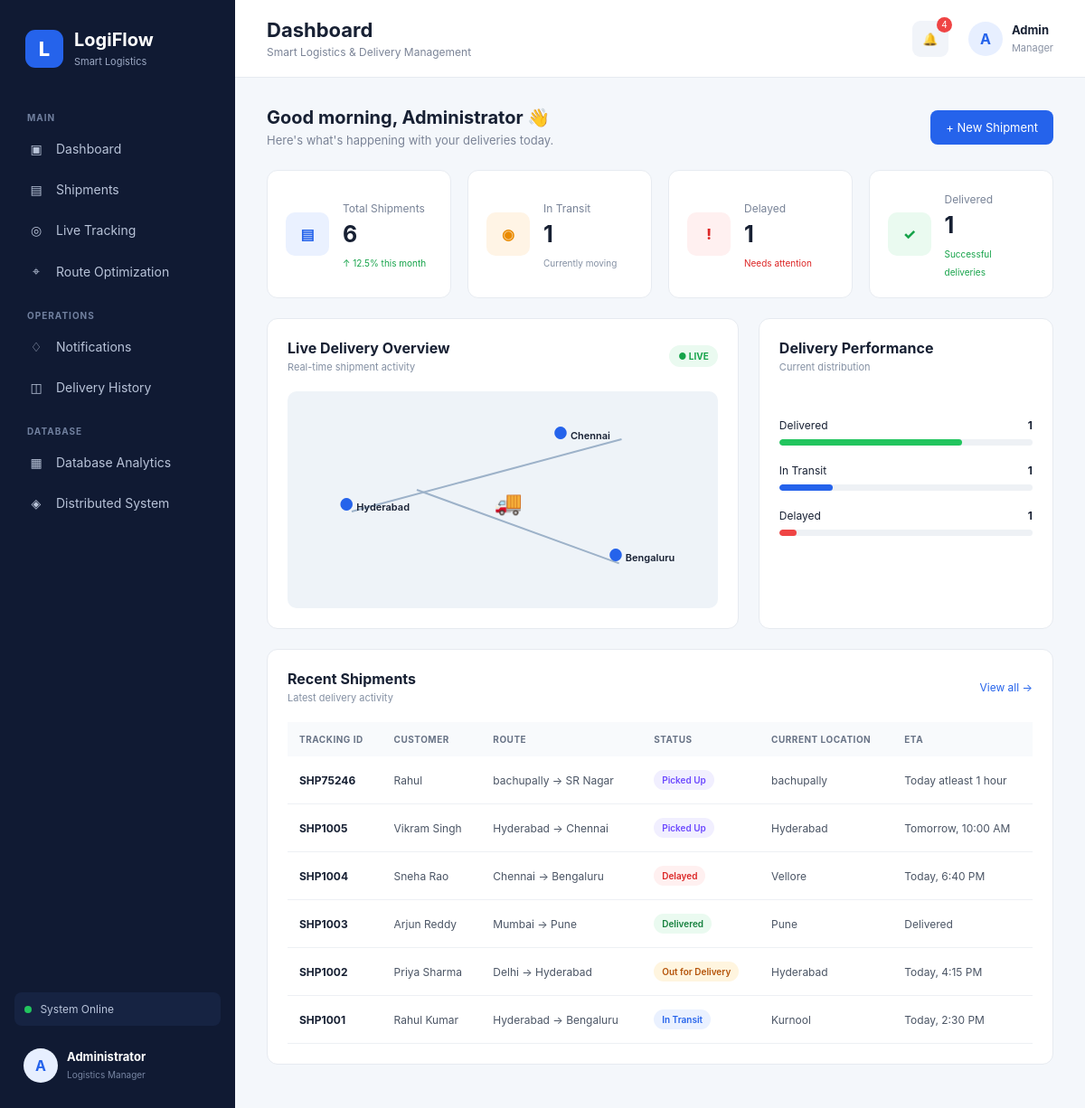
The page / on the database its author committed.
### tables this page shows
CREATE TABLE shipments (
        id INTEGER PRIMARY KEY AUTOINCREMENT,
        tracking_id TEXT UNIQUE NOT NULL,
        customer TEXT NOT NULL,
        pickup TEXT NOT NULL,
        destination TEXT NOT NULL,
        package_type TEXT NOT NULL,
        status TEXT NOT NULL,
        current_location TEXT NOT NULL,
        estimated_delivery TEXT NOT NULL,
        priority TEXT NOT NULL,
        created_at TIMESTAMP DEFAULT CURRENT_TIMESTAMP
    );

### app.py (the view)
@app.route("/")
def dashboard():
    db = get_db()
    total = db.execute(
        "SELECT COUNT(*) AS count FROM shipments"
    ).fetchone()["count"]
    in_transit = db.execute(
        "SELECT COUNT(*) AS count FROM shipments WHERE status='In Transit'"
    ).fetchone()["count"]
    delayed = db.execute(
        "SELECT COUNT(*) AS count FROM shipments WHERE status='Delayed'"
    ).fetchone()["count"]
    delivered = db.execute(
        "SELECT COUNT(*) AS count FROM shipments WHERE status='Delivered'"
    ).fetchone()["count"]
    recent = db.execute("""
        SELECT *
        FROM shipments
        ORDER BY id DESC
        LIMIT 6
    """).fetchall()
    db.close()
    return render_template(
        "dashboard.html",
        total=total,
        in_transit=in_transit,
        delayed=delayed,
        delivered=delivered,
        recent=recent
    )

### database.py (called while the page is built)
def get_db():
    connection = sqlite3.connect(DATABASE)
    connection.row_factory = sqlite3.Row
    return connection

### templates/dashboard.html (shortened to what this page needs)
{% extends "base.html" %}
{% block page_title %}
Dashboard
{% endblock %}
{% block content %}
<div class="welcome-row">
    <div>
        <h2>Good morning, Administrator 👋</h2>
        <p>
            Here's what's happening with your deliveries today.
        </p>
    </div>
    <a href="{{ url_for('add_shipment') }}"
       class="primary-button">
        + New Shipment
    </a>
</div>
<div class="stats-grid">
    <div class="stat-card">
        <div class="stat-icon blue">▤</div>
        <div>
            <span>Total Shipments</span>
            <h2>{{ total }}</h2>
            <small class="positive">↑ 12.5% this month</small>
        </div>
    </div>
    <div class="stat-card">
        <div class="stat-icon orange">◉</div>
        <div>
            <span>In Transit</span>
            <h2>{{ in_transit }}</h2>
            <small>Currently moving</small>
        </div>
    </div>
    <div class="stat-card">
        <div class="stat-icon red">!</div>
        <div>
            <span>Delayed</span>
            <h2>{{ delayed }}</h2>
            <small class="negative">Needs attention</small>
        </div>
    </div>
    <div class="stat-card">
        <div class="stat-icon green">✓</div>
        <div>
            <span>Delivered</span>
            <h2>{{ delivered }}</h2>
            <small class="positive">Successful deliveries</small>
        </div>
    </div>
</div>
<div class="dashboard-grid">
    <div class="panel map-panel">
        <div class="panel-header">
            <div>
                <h3>Live Delivery Overview</h3>
                <p>Real-time shipment activity</p>
            </div>
            <span class="live-badge">
                ● LIVE
            </span>
        </div>
        <div class="map-area">
            <div class="map-line line-one"></div>
            <div class="map-line line-two"></div>
            <div class="location location-one">
                <span>●</span>
                Hyderabad
            </div>
            <div class="truck">🚚</div>
            <div class="location location-two">
                <span>●</span>
                Bengaluru
            </div>
            <div class="location location-three">
                <span>●</span>
                Chennai
            </div>
        </div>
    </div>
    <div class="panel">
        <div class="panel-header">
            <div>
                <h3>Delivery Performance</h3>
                <p>Current distribution</p>
            </div>
        </div>
        <div class="performance">
            <div class="performance-row">
                <span>Delivered</span>
                <strong>{{ delivered }}</strong>
            </div>
            <div class="progress">
                <div class="progress-green"
                     style="width:72%">
                </div>
            </div>
            <div class="performance-row">
                <span>In Transit</span>
                <strong>{{ in_transit }}</strong>
            </div>
            <div class="progress">
                <div class="progress-blue"
                     style="width:21%">
                </div>
            </div>
            <div class="performance-row">
                <span>Delayed</span>
                <strong>{{ delayed }}</strong>
            </div>
            <div class="progress">
                <div class="progress-red"
                     style="width:7%">
                </div>
            </div>
        </div>
    </div>
</div>
<div class="panel">
    <div class="panel-header">
        <div>
            <h3>Recent Shipments</h3>
            <p>Latest delivery activity</p>
        </div>
        <a href="{{ url_for('shipments') }}"
           class="view-link">
            View all →
        </a>
    </div>
    <div class="table-wrapper">
        <table>
            <thead>
                <tr>
                    <th>Tracking ID</th>
                    <th>Customer</th>
                    <th>Route</th>
                    <th>Status</th>
                    <th>Current Location</th>
                    <th>ETA</th>
                </tr>
            </thead>
            <tbody>
            {% for shipment in recent %}
                <tr>
                    <td>
                        <strong>{{ shipment.tracking_id }}</strong>
                    </td>
                    <td>{{ shipment.customer }}</td>
                    <td>
                        {{ shipment.pickup }}
                        →
                        {{ shipment.destination }}
                    </td>
                    <td>
                        <span class="status {{ shipment.status|lower|replace(' ', '-') }}">
                            {{ shipment.status }}
                        </span>
                    </td>
                    <td>{{ shipment.current_location }}</td>
                    <td>{{ shipment.estimated_delivery }}</td>
                </tr>
            {% endfor %}
            </tbody>
        </table>
    </div>
</div>
{% endblock %}

### templates/base.html (shortened to what this page needs)
<!DOCTYPE html>
<html lang="en">
<head>
    <link rel="stylesheet"
          href="{{ url_for('static', filename='style.css') }}">
</head>
<body>
<div class="app-container">
    <aside class="sidebar">
        <div class="brand">
            <div class="brand-icon">L</div>
            <div>
                <h2>LogiFlow</h2>
                <span>Smart Logistics</span>
            </div>
        </div>
        <div class="menu-title">MAIN</div>
        <a href="{{ url_for('dashboard') }}"
           class="menu-item">
            <span>▣</span>
            Dashboard
        </a>
        <a href="{{ url_for('shipments') }}"
           class="menu-item">
            <span>▤</span>
            Shipments
        </a>
        <a href="{{ url_for('tracking') }}"
           class="menu-item">
            <span>◎</span>
            Live Tracking
        </a>
        <a href="{{ url_for('routes') }}"
           class="menu-item">
            <span>⌖</span>
            Route Optimization
        </a>
        <div class="menu-title">OPERATIONS</div>
        <a href="{{ url_for('notifications') }}"
           class="menu-item">
            <span>♢</span>
            Notifications
        </a>
        <a href="{{ url_for('history') }}"
           class="menu-item">
            <span>◫</span>
            Delivery History
        </a>
        <div class="menu-title">DATABASE</div>
        <a href="{{ url_for('database') }}"
           class="menu-item">
            <span>▦</span>
            Database Analytics
        </a>
        <a href="{{ url_for('distributed') }}"
           class="menu-item">
            <span>◈</span>
            Distributed System
        </a>
        <div class="sidebar-bottom">
            <div class="system-status">
                <span class="online-dot"></span>
                System Online
            </div>
            <div class="admin">
                <div class="avatar">A</div>
                <div>
                    <strong>Administrator</strong>
                    <small>Logistics Manager</small>
                </div>
            </div>
        </div>
    </aside>
    <main class="main-content">
        <header class="topbar">
            <div>
                <h1>
                    {% block page_title %}Dashboard{% endblock %}
                </h1>
                <p>
                    Smart Logistics & Delivery Management
                </p>
            </div>
            <div class="top-actions">
                <button class="notification-button"
                        onclick="location.href='/notifications'">
                    🔔
                    <span>4</span>
                </button>
                <div class="profile">
                    <div class="avatar">A</div>
                    <div>
                        <strong>Admin</strong>
                        <small>Manager</small>
                    </div>
                </div>
            </div>
        </header>
        <section class="page-content">
            {% block content %}
            {% endblock %}
        </section>
    </main>
</div>
</body>
</html>

### rows shown on the page
shipments: tracking_id "SHP75246", customer "Rahul", pickup "bachupally", destination "SR Nagar", status "Picked Up", current_location "bachupally", estimated_delivery "Today atleast 1 hour"
shipments: tracking_id "SHP1005", customer "Vikram Singh", pickup "Hyderabad", destination "Chennai", status "Picked Up", current_location "Hyderabad", estimated_delivery "Tomorrow, 10:00 AM"
shipments: tracking_id "SHP1004", customer "Sneha Rao", pickup "Chennai", destination "Bengaluru", status "Delayed", current_location "Vellore", estimated_delivery "Today, 6:40 PM"
shipments: tracking_id "SHP1003", customer "Arjun Reddy", pickup "Mumbai", destination "Pune", status "Delivered", current_location "Pune", estimated_delivery "Delivered"
shipments: tracking_id "SHP1002", customer "Priya Sharma", pickup "Delhi", destination "Hyderabad", status "Out for Delivery", current_location "Hyderabad", estimated_delivery "Today, 4:15 PM"
shipments: tracking_id "SHP1001", customer "Rahul Kumar", pickup "Hyderabad", destination "Bengaluru", status "In Transit", current_location "Kurnool", estimated_delivery "Today, 2:30 PM"

### other values the page prints
{{ total }} "6"
{{ in_transit }} "1"
{{ delayed }} "1"
{{ delivered }} "1"
